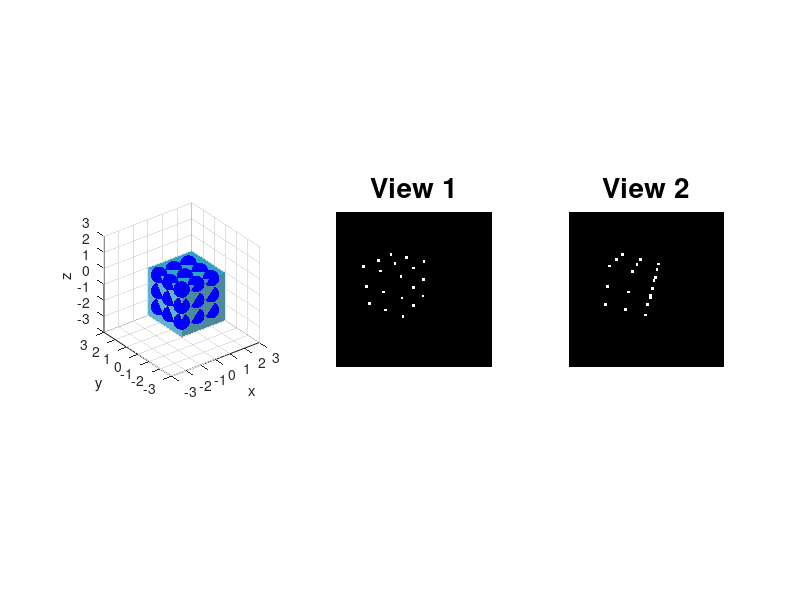
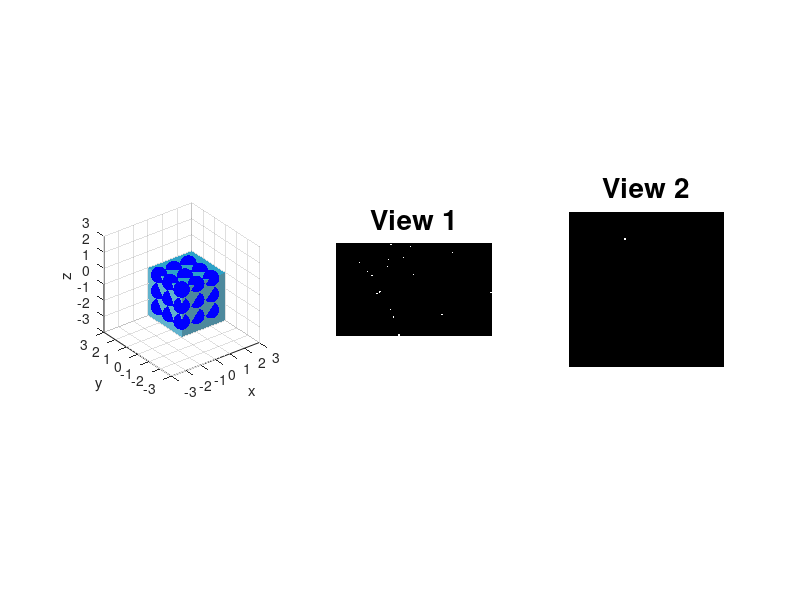

Reproduce these figures in MATLAB, in order.
clear all; close all; clc;
%% Definitions
%rng(1);
L = 300;
I1 = zeros(L,L);

f=L;
u0 = L/2;
v0 = L/2;

K = [f 0 u0;    
    0 f v0;
    0 0 1];

DEG_TO_RAD = pi/180;

%% World Coordinates
% we need to select 8 points since min 8 points is needed to estimate the
% essential matrix E
P_W=[0	2	0	1;
    0	1	0	1;
    0	0	0	1;
    0	2	-1	1;
    0	1	-1	1;
    0	0	-1	1;
    0	2	-2	1;
    0	1	-2	1;
    0	0	-2	1;
    1	0	0	1;
    2	0	0	1;
    1	0	-1	1;
    2	0	-1	1;
    1	0	-2	1;
    2	0	-2	1;
    1	1	0	1;
    2	1	0	1;
    1	2	0	1;
    2	2	0	1
    ];

P_W = P_W';
NPTS = size(P_W,2); %Number of points

%% Visualization
figure;
subplot(1,3,1)
wally = meshgrid(0:0.1:3); 
wallz = meshgrid(-3:0.1:0); 
wallx = 0*ones(size(wallz,1));
surf(wallx, wally, wallz','FaceColor',(1/255)*[97 178 205],'EdgeColor','none') 
hold on
wallx = meshgrid(0:0.1:3); 
wallz = meshgrid(-3:0.1:0); 
wally = 0*ones(size(wallz,1)); 
surf(wallx, wally, wallz','FaceColor',(1/255)*[77 137 157],'EdgeColor','none') 
wallx = meshgrid(0:0.1:3); 
wally = meshgrid(0:0.1:3); 
wallz = zeros(size(wally,1)); % Generate z data
surf(wallx, wally', wallz,'FaceColor',(1/255)*[45 162 200],'EdgeColor','none') 
plot3(P_W(1,:),P_W(2,:),P_W(3,:),'b.','MarkerSize',36);
axis equal;
grid on
axis vis3d;
axis([-3 3 -3 3 -3 3])
grid on
xlabel('x')
ylabel('y')
zlabel('z')

%% Camera Transformation for View 1
ax = 120 * DEG_TO_RAD;
ay = 0 *DEG_TO_RAD;
az = 60 * DEG_TO_RAD;

Rx = [1 0 0;
      0 cos(ax) -sin(ax);
      0 sin(ax) cos(ax)];
Ry = [cos(ay)  0  sin(ay);
           0   1     0;
      -sin(ay) 0  cos(ay)];
Rz = [cos(az) -sin(az) 0;
      sin(az) cos(az)  0;
      0          0     1];
  
Rc1 = Rx*Ry*Rz;
Tc1 = [0;0;5];
M = [Rc1 Tc1];

p1 = K*(M * P_W);
noise1 = 4*rand(3,NPTS)-2;
noise1(3,:)=1;
p1 = p1 + noise1;

u1(1,:) = p1(1,:) ./ p1(3,:);
u1(2,:) = p1(2,:) ./ p1(3,:);
u1(3,:) = p1(3,:) ./ p1(3,:);

for i=1:length(u1)
    x = round(u1(1,i)); y=round(u1(2,i));
    I1(y-2:y+2, x-2:x+2) = 255;
end

subplot(1,3,2), imshow(I1, []), title('View 1', 'FontSize',20);

%% Camera Transformation for View 2
ax = 0 * DEG_TO_RAD;
ay = -25 *DEG_TO_RAD;
az = 0 * DEG_TO_RAD;

Rx = [1 0 0;
      0 cos(ax) -sin(ax);
      0 sin(ax) cos(ax)];
Ry = [cos(ay)  0  sin(ay);
           0   1     0;
      -sin(ay) 0  cos(ay)];
Rz = [cos(az) -sin(az) 0;
      sin(az) cos(az)  0;
      0          0     1];

Rc2c1 = Rx*Ry*Rz;
TrueR = Rc2c1;
Tc2c1 = [3;0;1];
TrueT = Tc2c1;
Hc1 = [Rc1 Tc1; 0 0 0 1];
Hc2c1 = [Rc2c1 Tc2c1; 0 0 0 1];
Hc2 = Hc2c1*Hc1;

Rc2 = Hc2(1:3,1:3);
Tc2 = Hc2(1:3,4);

M = [Rc2 Tc2];

I2 = zeros(L,L);
p2 = K*(M*P_W);

noise2 = 4*rand(3,NPTS)-2;
noise2(3,:)=1;
p2 = p2 + noise2;

u2(1,:) = p2(1,:) ./ p2(3,:);
u2(2,:) = p2(2,:) ./ p2(3,:);
u2(3,:) = p2(3,:) ./ p2(3,:);

for i=1:length(u2)
    x = round(u2(1,i)); y=round(u2(2,i));
    I2(y-2:y+2, x-2:x+2) = 255;
end

subplot(1,3,3), imshow(I2, []), title('View 2', 'FontSize',20);

t = Tc2c1;
T_skew = [0 -t(3) t(2); t(3) 0 -t(1); -t(2) t(1) 0];
Etrue = T_skew*Rc2c1;

%% Displaying the information
disp('u1: Pixel coordinates in view 1')
u1info = ['Size of u1 is ' num2str(size(u1,1)) 'x' num2str(size(u1,2))];
disp(u1info)
disp('u2: Pixel coordinates in view 2')
u2info = ['Size of u2 is ' num2str(size(u2,1)) 'x' num2str(size(u2,2))];
disp(u2info)
disp('-------------')
%% Lab#8 Assignment starts here.
%% Transform pixel coordinates and construct X matrix using Equations 1 and 2

X = [];
p11 = []; p22 = [];
% The 8 points are chosen from the x-y plane
for ii = [1,2,10,11,16,17,18,19]
   pp1 = K\u1(:,ii);
   pp2 = K\u2(:,ii);
   
   % Create a matrix for the normalized image coordinates. Points from here
   % will be used to find the epipoles and epipolar lines and also verify
   % them.
   p11 = [p11; pp1']; p22 = [p22; pp2'];
   aa = [pp1(1)*pp2; pp1(2)*pp2; pp1(3)*pp2];
   X = [X; aa'];
end

%% Estimate E, cure it and check for Essential Matrix Characterization 

[U,S,V] = svd(X'*X);

E = V(:,end);

E = [E(1:3) E(4:6) E(7:9)];

[U_,S_,V_] = svd(E);

S_(1,1) = 1; S_(2,2) = 1; S_(3,3) = 0;

E_est = U_*S_*V_;

SO3_U_ = det(U_);
SO3_V_ = det(V_);

%% Find epipoles and epipolar lines

e1 = null(E_est);
e2 = null(E_est');

L1 = E_est'*p22(1,:)';
L2 = E_est*p11(1,:)';

%% Verify epipoles and epipolar lines

verify_epipole1 = L1'*e1;
verify_point1 = L1'*p11(1,:)';
verify_epipole2 = L2'*e2;
verify_point2 = L2'*p22(1,:)';

%% Recover the rotation and the translation

ar = pi/2; 
Rz1 = [0 -1 0;
       1  0 0;
       0  0 1];

Rz2 = [0  1 0;
       -1 0 0;
       0  0 1];
  
T1_1 = U_*Rz1*S_*U_';
R1 = U_*Rz1'*V_';

T2_2 = U_*Rz2*S_*U_';
R2 = U_*Rz2'*V_';

T1 = [T1_1(3,2); T1_1(1,3); T1_1(2,1)];
T2 = [T2_2(3,2); T2_2(1,3); T2_2(2,1)];

%% Compare your results with ground truth
disp('True E =')
disp(Etrue)
disp('Estimated E = ')
disp(E_est)
disp('-------------')
disp('-------------')

% R should be exactly similar, but one of them only since the other means
% the case when the camera is behind the view
disp('True R =')
disp(TrueR)
disp('Estimated R1 & R2 :')
disp('R1_est = ')
disp(R1)
disp('-------------')
disp('R2_est = ')
disp(R2)
disp('-------------')
disp('-------------')

% T should be scaled version of True T, since we cannot find a unique T and
% it is always up to scale
disp('True T =')
disp(TrueT)
disp('Estimated T1 & T2 :')
disp('T1_est = ')
disp(T1)
disp('-------------')
disp('T2_est = ')
disp(T2)
disp('-------------')

%% Post-lab Image Plots

I1_ = zeros(L,L);
I2_ = zeros(L,L);

figure;
subplot(1,3,1)
wally = meshgrid(0:0.1:3); 
wallz = meshgrid(-3:0.1:0); 
wallx = 0*ones(size(wallz,1));
surf(wallx, wally, wallz','FaceColor',(1/255)*[97 178 205],'EdgeColor','none') 
hold on
wallx = meshgrid(0:0.1:3); 
wallz = meshgrid(-3:0.1:0); 
wally = 0*ones(size(wallz,1)); 
surf(wallx, wally, wallz','FaceColor',(1/255)*[77 137 157],'EdgeColor','none') 
wallx = meshgrid(0:0.1:3); 
wally = meshgrid(0:0.1:3); 
wallz = zeros(size(wally,1)); % Generate z data
surf(wallx, wally', wallz,'FaceColor',(1/255)*[45 162 200],'EdgeColor','none') 
plot3(P_W(1,:),P_W(2,:),P_W(3,:),'b.','MarkerSize',36);
axis equal;
grid on
axis vis3d;
axis([-3 3 -3 3 -3 3])
grid on
xlabel('x')
ylabel('y')
zlabel('z')

M1_ = [R1 T1];

I1_ = zeros(L,L);
p1_ = K*(M1_*P_W);

noise1 = 4*rand(3,NPTS)-2;
noise1(3,:)=1;
p1_ = p1_ + noise1;

u1_(1,:) = p1_(1,:) ./ p1_(3,:);
u1_(2,:) = p1_(2,:) ./ p1_(3,:);
u1_(3,:) = p1_(3,:) ./ p1_(3,:);

for i_1 =1:length(u1_)
    x1_ = round(u1_(1,i_1)); y1_=round(u1_(2,i_1));
    if x1_ > 2 && y1_ > 2
    I1_(y1_-2:y1_+2, x1_-2:x1_+2) = 255;
    end
end

subplot(1,3,2), imshow(I1_, []), title('View 1', 'FontSize',20);

M2_ = [R2 T2];

I2_ = zeros(L,L);
p2_ = K*(M2_*P_W);

noise2 = 4*rand(3,NPTS)-2;
noise2(3,:)=1;
p2_ = p2_ + noise2;

u2_(1,:) = p2_(1,:) ./ p2_(3,:);
u2_(2,:) = p2_(2,:) ./ p2_(3,:);
u2_(3,:) = p2_(3,:) ./ p2_(3,:);

for i_=1:length(u2_)
    x_ = (round(u2_(1,i_))); y_= (round(u2_(2,i_)));
    if x_ > 2 && y_ > 2
    I2_(y_-2:y_+2, x_-2:x_+2) = 255;
    end
end

subplot(1,3,3), imshow(I2_, []), title('View 2', 'FontSize',20);